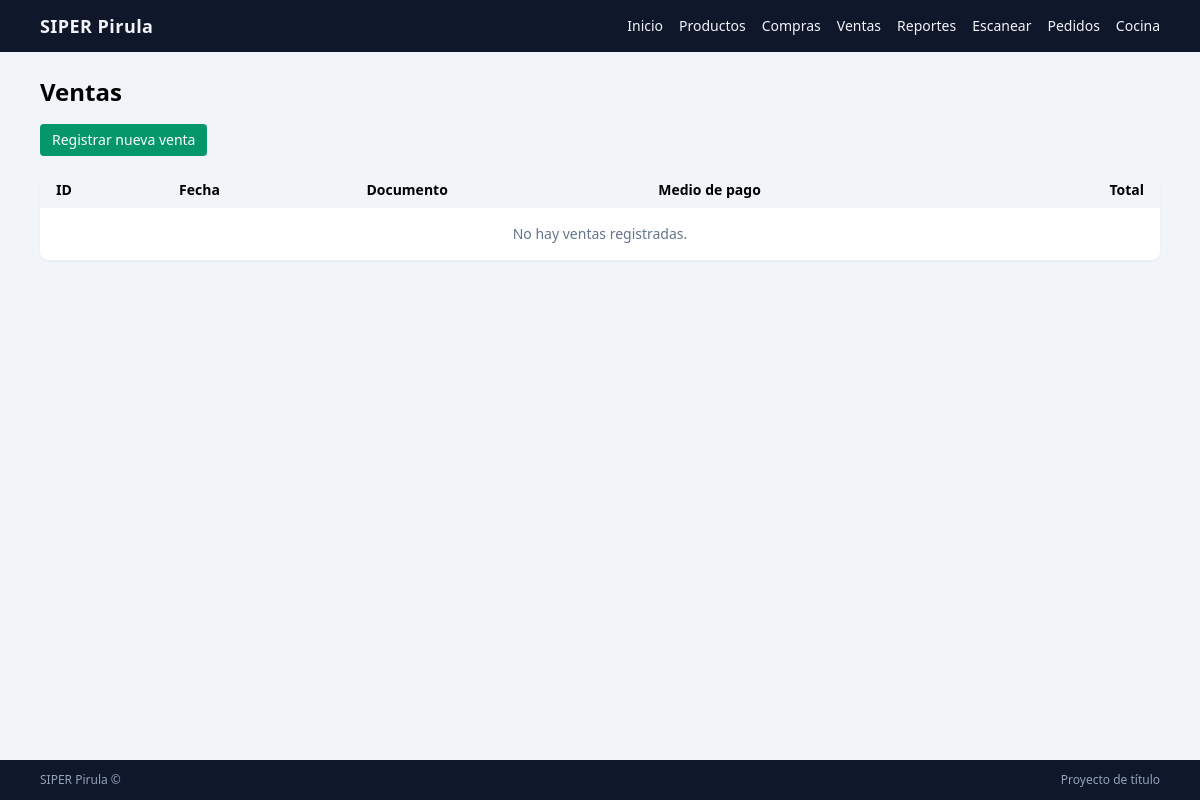
/ventas/ (signed in), run on an earlier commit of the app's database.
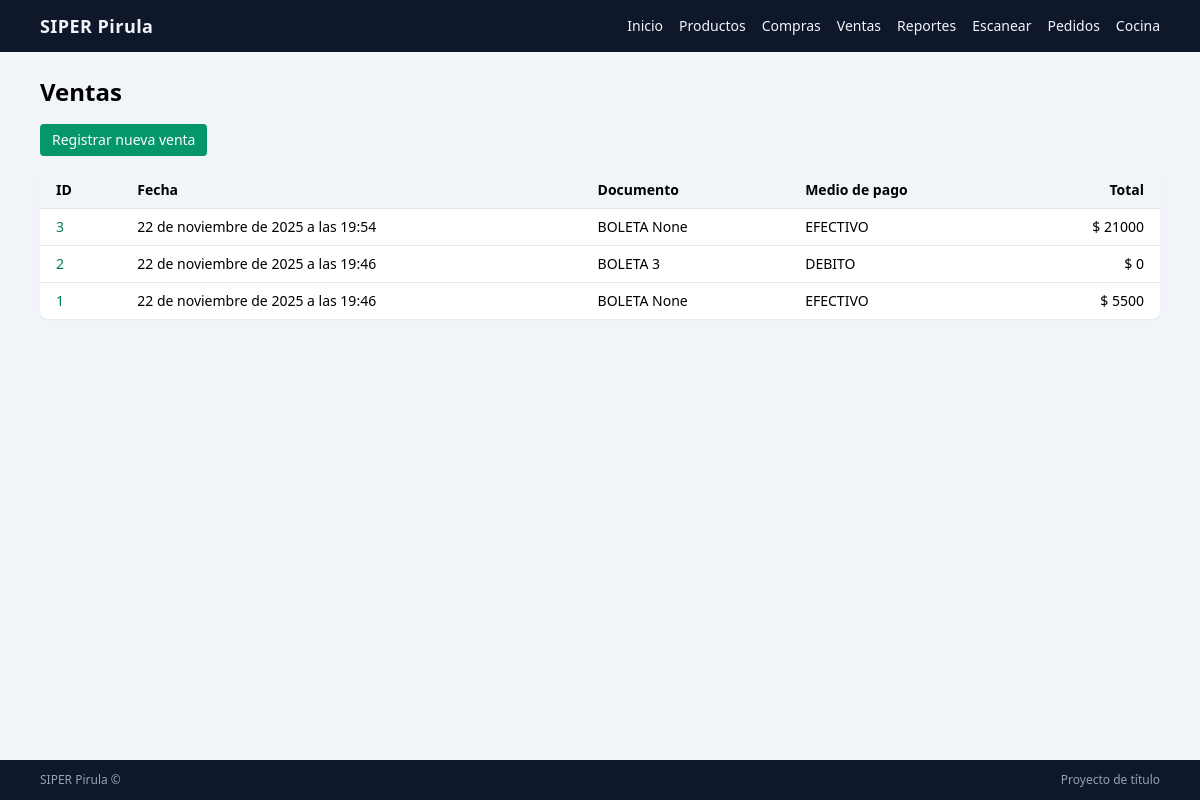
And on a later commit of the database.
### ventas/models.py (models this page shows, shortened)
class Venta(models.Model):
    DOC_BOLETA = "BOLETA"
    DOC_FACTURA = "FACTURA"
    DOC_SIN_DOC = "SIN_DOC"
    DOC_TIPO_CHOICES = [
        (DOC_BOLETA, "Boleta"),
        (DOC_FACTURA, "Factura"),
        (DOC_SIN_DOC, "Sin documento"),
    ]
    MED_EFECTIVO = "EFECTIVO"
    MED_DEBITO = "DEBITO"
    MED_CREDITO = "CREDITO"
    MED_TRANSFERENCIA = "TRANSFERENCIA"
    MEDIO_PAGO_CHOICES = [
        (MED_EFECTIVO, "Efectivo"),
        (MED_DEBITO, "Tarjeta débito"),
        (MED_CREDITO, "Tarjeta crédito"),
        (MED_TRANSFERENCIA, "Transferencia"),
    ]
    EST_ABIERTA = "ABIERTA"
    EST_CERRADA = "CERRADA"
    EST_ANULADA = "ANULADA"
    ESTADO_CHOICES = [
        (EST_ABIERTA, "Abierta"),
        (EST_CERRADA, "Cerrada"),
        (EST_ANULADA, "Anulada"),
    ]
    negocio = models.ForeignKey(Negocio, on_delete=models.PROTECT)
    fecha = models.DateTimeField(auto_now_add=True)
    doc_tipo = models.CharField(
        max_length=10,
        choices=DOC_TIPO_CHOICES,
        default=DOC_BOLETA,
    )
    doc_num = models.CharField(
        "Número documento",
        max_length=20,
        blank=True,
        null=True,
    )
    medio_pago = models.CharField(
        max_length=15,
        choices=MEDIO_PAGO_CHOICES,
        default=MED_EFECTIVO,
    )
    comentario = models.CharField(max_length=200, blank=True, null=True)
    estado = models.CharField(
        max_length=10,
        choices=ESTADO_CHOICES,
        default=EST_CERRADA,  # o ABIERTA, según flujo
    )
    class Meta:
        db_table = "venta"
        ordering = ["-fecha"]
    @property
    def total(self):
        return sum(item.subtotal for item in self.items.all())

class VentaItem(models.Model):
    venta = models.ForeignKey(
        Venta,
        related_name="items",
        on_delete=models.CASCADE,
    )
    producto = models.ForeignKey(
        Producto,
        on_delete=models.PROTECT,
    )
    cantidad = models.PositiveIntegerField()
    precio_unit = models.PositiveIntegerField(
        help_text="Precio de venta en pesos chilenos"
    )
    descuento_pct = models.DecimalField(
        max_digits=5,
        decimal_places=2,
        default=0,
        help_text="Descuento porcentual sobre este ítem (0–100)",
    )
    class Meta:
        db_table = "venta_item"
    @property
    def subtotal_bruto(self):
        return self.cantidad * self.precio_unit
    @property
    def subtotal(self):
        bruto = self.subtotal_bruto
        if self.descuento_pct:
            return int(bruto * (1 - float(self.descuento_pct) / 100))
        return bruto

### ventas/views.py (the view)
# urls.py: path("", VentaListaView.as_view(), name="venta_lista"),
class VentaListaView(LoginRequiredMixin, ListView):
    model = Venta
    template_name = "ventas/venta_lista.html"
    context_object_name = "ventas"
    paginate_by = 25
    def get_queryset(self):
        negocio = self.request.user.perfilusuario.negocio
        return Venta.objects.filter(negocio=negocio).order_by("-fecha")

### templates/ventas/venta_lista.html (shortened to what this page needs)
{% extends "core/base.html" %}
{% block content %}
<h1 class="text-2xl font-bold mb-4">Ventas</h1>
<div class="mb-4">
    <a href="{% url 'ventas:venta_crear' %}"
       class="inline-flex items-center px-3 py-1.5 rounded bg-emerald-600 text-white text-sm hover:bg-emerald-700">
        Registrar nueva venta
    </a>
</div>
<div class="bg-white shadow-sm rounded-lg overflow-hidden">
    <table class="min-w-full text-sm">
        <thead class="bg-slate-100 text-left">
            <tr>
                <th class="px-4 py-2">ID</th>
                <th class="px-4 py-2">Fecha</th>
                <th class="px-4 py-2">Documento</th>
                <th class="px-4 py-2">Medio de pago</th>
                <th class="px-4 py-2 text-right">Total</th>
            </tr>
        </thead>
        <tbody>
        {% for venta in ventas %}
            <tr class="border-t hover:bg-slate-50">
                <td class="px-4 py-2">
                    <a href="{% url 'ventas:venta_detalle' venta.pk %}"
                       class="text-emerald-700 hover:underline">
                        {{ venta.id }}
                    </a>
                </td>
                <td class="px-4 py-2">{{ venta.fecha }}</td>
                <td class="px-4 py-2">{{ venta.doc_tipo }} {{ venta.doc_num }}</td>
                <td class="px-4 py-2">{{ venta.medio_pago }}</td>
                <td class="px-4 py-2 text-right">$ {{ venta.total }}</td>
            </tr>
        {% empty %}
            <tr>
                <td colspan="5" class="px-4 py-4 text-center text-slate-500">
                    No hay ventas registradas.
                </td>
            </tr>
        {% endfor %}
        </tbody>
    </table>
</div>
{% endblock %}

### templates/core/base.html (shortened to what this page needs)
{% load static %}
<!DOCTYPE html>
<html lang="es">
<head>
    <script src="https://cdn.tailwindcss.com"></script>
</head>
<body class="bg-slate-100 min-h-screen flex flex-col">
    <header class="bg-slate-900 text-slate-100">
        <div class="max-w-6xl mx-auto px-4 py-3 flex items-center justify-between">
            <a href="{% url 'core:dashboard' %}" class="font-bold text-lg tracking-wide">
                SIPER Pirula
            </a>
            <nav class="flex gap-4 text-sm">
                <a href="{% url 'core:dashboard' %}" class="hover:text-amber-300">Inicio</a>
                <a href="{% url 'inventario:producto_lista' %}" class="hover:text-amber-300">Productos</a>
                <a href="{% url 'inventario:compra_lista' %}" class="hover:text-amber-300">Compras</a>
                <a href="{% url 'ventas:venta_lista' %}" class="hover:text-amber-300">Ventas</a>
                <a href="{% url 'reportes:inventario' %}" class="hover:text-amber-300">Reportes</a>
                <a href="{% url 'inventario:scan_ean' %}" class="hover:text-amber-300">Escanear</a>
                <a href="{% url 'pedidos:pedido_lista' %}" class="hover:text-amber-300">Pedidos</a>
                <a href="{% url 'pedidos:pedido_cocina' %}" class="hover:text-amber-300 text-sm">Cocina</a>
            </nav>
        </div>
    </header>
    <main class="flex-1">
        <div class="max-w-6xl mx-auto px-4 py-6">
            {% block content %}{% endblock %}
        </div>
    </main>
    <footer class="bg-slate-900 text-slate-400 text-xs">
        <div class="max-w-6xl mx-auto px-4 py-3 flex justify-between">
            <span>SIPER Pirula &copy; {{ now|date:"Y" }}</span>
            <span>Proyecto de título</span>
        </div>
    </footer>
</body>
</html>

What changed in the data, as far as the page shows it:
added Venta: id "3", fecha "22 de noviembre de 2025 a las 19:54", doc_tipo "BOLETA", doc_num "None", medio_pago "EFECTIVO", total "21000"
added Venta: id "2", fecha "22 de noviembre de 2025 a las 19:46", doc_tipo "BOLETA", doc_num "3", medio_pago "DEBITO", total "0"
added Venta: id "1", fecha "22 de noviembre de 2025 a las 19:46", doc_tipo "BOLETA", doc_num "None", medio_pago "EFECTIVO", total "5500"
Also different on the page:
text no longer shown: "No hay ventas registradas."
